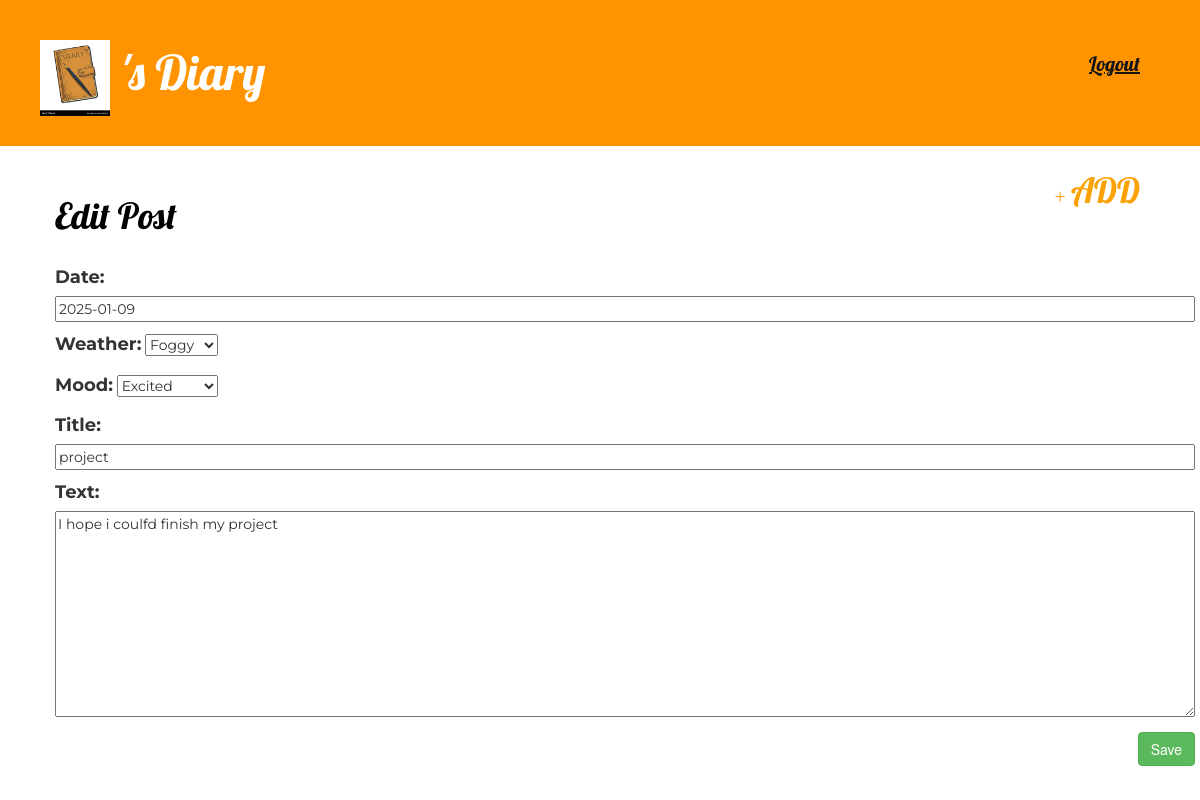
Screenshot of /post/2/edit/ (signed in) with the database file from the repository.
### diary_app/models.py (models this page shows, shortened)
class Post(models.Model):
    WEATHER_CHOICES = (
        ('Sunny', 'Sunny'),
        ('Windy', 'Windy'),
        ('Rainy', 'Rainy'),
        ('Snowy', 'Snowy'),
        ('Foggy', 'Foggy'),
        ('Cloudy', 'Cloudy'),
        ('Stormy', 'Stormy'),
    )
    MOOD_CHOICES = (
        ('HAPPY', 'Happy'),
        ('SAD', 'Sad'),
        ('EXCITED', 'Excited'),
        ('FURIOUS', 'Furious'),
        ('DEPRESSED', 'Depressed'),
        ('EXHAUSTED', 'Exhausted'),
        ('FRIGHTENED', 'Frightened'),
        ('RELAXED', 'Relaxed'),
        ('SURPRISED', 'Surprised'),
        ('ANGRY', 'Angry'),
        ('NERVOUS', 'Nervous'),
        ('LONELY', 'Lonely'),
        ('JEALOUS', 'Jealous'),
        ('SHY', 'Shy'),
        ('UPSET', 'Upset'),
        ('DISGUSTED', 'Disgusted'),
    )
    date = models.DateField(default=date.today)
    weather = models.CharField(max_length=20, choices=WEATHER_CHOICES, default='Sunny')
    mood = MultiSelectField(choices=MOOD_CHOICES)
    author = models.ForeignKey('auth.User', on_delete=models.CASCADE)
    title = models.CharField(max_length=200)
    text = models.TextField()
    class Meta:
        ordering = ['-date']

### diary_app/views.py (the view)
# urls.py: path('post/<int:pk>/edit/', views.post_edit, name='post-edit'),
@login_required(login_url="login")
def post_edit(request, pk):
    post = get_object_or_404(Post, pk=pk)
    if post.author != request.user:
        messages.error(request, "You do not have permission to edit this post.")
        return redirect('post-list')
    if request.method == "POST":
        form = PostForm(request.POST, instance=post)
        if form.is_valid():
            form.save()
            return redirect('post-detail', pk=post.pk)
    else:
        form = PostForm(instance=post)
    return render(request, 'post_edit.html', {'form': form})

### diary_app/forms.py
class PostForm(forms.ModelForm):
    class Meta:
        model = Post
        fields = ('date', 'weather', 'mood', 'title', 'text',)

### templates/post_edit.html
{% extends 'base.html' %}
{% block content %}
    <h1>Edit Post</h1>
    <form method="POST" class="post-form">{% csrf_token %}
        {{ form.as_p }}
        <button type="submit" class="save btn btn-success">Save</button>
    </form>
{% endblock %}

### static/css/diary.css (style rules this page uses)
h1 { color: #000000; }
h1, h2, h3, h4 { font-family: 'Lobster', cursive; }
.post-form textarea, .post-form input { width: 100%; }
p { font-family: 'Montserrat', sans-serif; }
.post-form { margin-top: 30px; }
.post-form p label { font-size: 18px; }
.save { float: right; margin-bottom: 20px; }

### rows the page displays
Post: date "2025-01-09", weather "Foggy", mood "Excited", title "project", text "I hope i coulfd finish my project"
